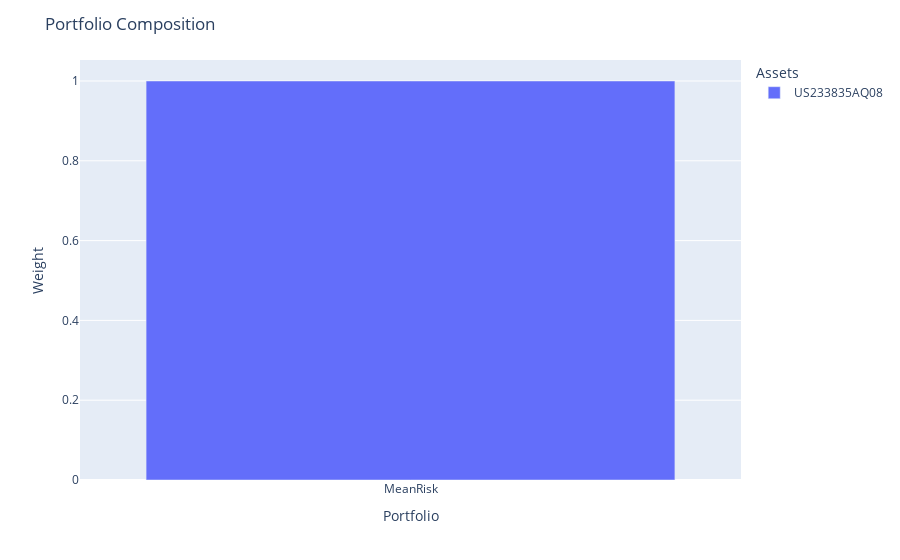

The cell this chart's notebook holds for it:
### Markdown cell above
To demonstrate this manipulation of the moments of the market_quotes we decrease the expected returns of the z_spread of one of the bonds in the portfolio using the `BlackLittermanPrior`. We also try to improve the conditioning of the covariance matrix by applying LedoitWolf shrinkage to the MarketQuote returns covariance matrix.

### Code cell
max_sharpe_model = MeanRisk(
    risk_measure=RiskMeasure.STANDARD_DEVIATION,
    objective_function=ObjectiveFunction.MAXIMIZE_RATIO,
    prior_estimator=NonLinearPrior(
        portfolio_instruments,
        reference_market_context=pricing_context,
        market_quotes_prior=BlackLitterman(
            views=["z_spread_US606822BH67 == -0.02"],
            prior_estimator=EmpiricalPrior(covariance_estimator=LedoitWolf()),
        ),
    ).set_fit_request(market_quotes=True),
)

max_sharpe_model.fit(X, market_quotes=z_spreads)
return_dist = pd.DataFrame(
    max_sharpe_model.prior_estimator_.return_distribution_.returns,
    columns=max_sharpe_model.feature_names_in_,
)
max_sharpe_portfolio = max_sharpe_model.predict(return_dist)
max_sharpe_portfolio.plot_composition()

### Figure 1 — Plotly figure (JSON) as saved in the notebook; plotly's stock layout.template omitted (floating-point values rounded to 4 significant figures)
{"data": [{"hovertemplate": "asset=US233835AQ08<br>index=%{x}<br>value=%{y}<extra></extra>", "legendgroup": "US233835AQ08", "marker": {"color": "#636efa", "pattern": {"shape": ""}}, "name": "US233835AQ08", "orientation": "v", "showlegend": true, "textposition": "auto", "type": "bar", "x": ["MeanRisk"], "xaxis": "x", "y": [1.0], "yaxis": "y"}], "layout": {"barmode": "relative", "legend": {"title": {"text": "Assets"}, "tracegroupgap": 0}, "margin": {"t": 60}, "title": {"text": "Portfolio Composition"}, "xaxis": {"anchor": "y", "domain": [0, 1], "title": {"text": "Portfolio"}}, "yaxis": {"anchor": "x", "domain": [0, 1], "title": {"text": "Weight"}}}}
